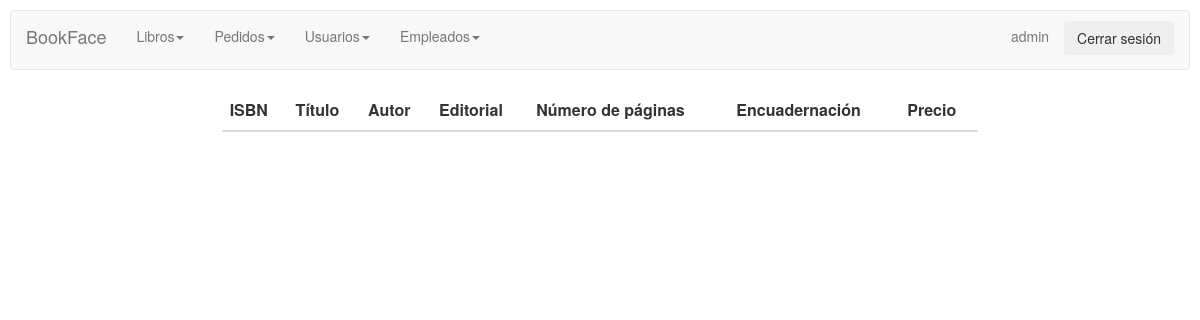
The app's page /librosadmin/mostrarlibros.php (signed in), older data.
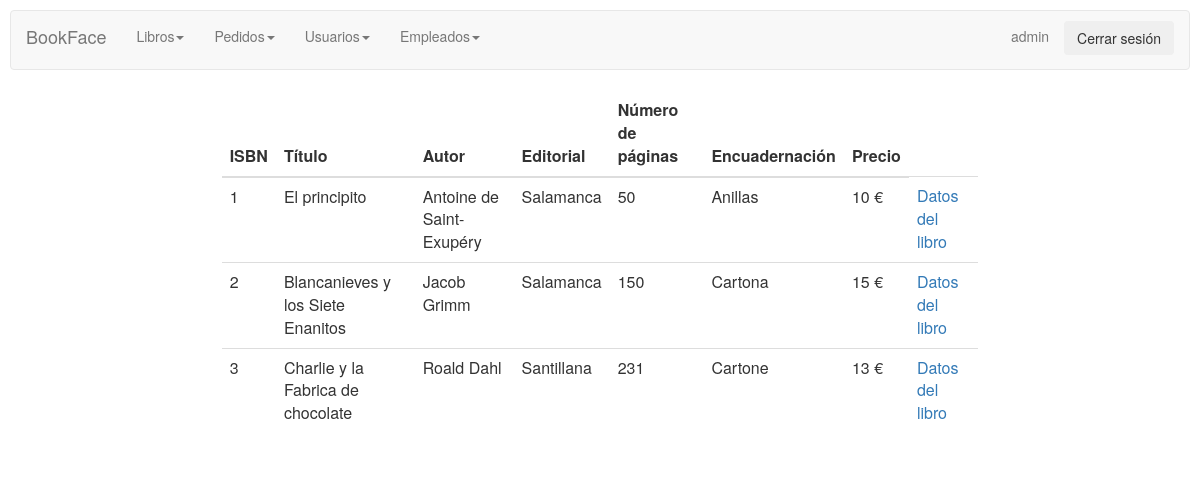
The same page, newer data.
### tables this page shows
CREATE TABLE `libros` (
  `isbn` int(13) NOT NULL AUTO_INCREMENT,
  `titulo` varchar(45) NOT NULL,
  `autor` varchar(45) NOT NULL,
  `editorial` varchar(45) NOT NULL,
  `numpag` int(11) DEFAULT NULL,
  `encuadernacion` varchar(45) DEFAULT NULL,
  `precio` int(11) NOT NULL,
  PRIMARY KEY (`isbn`)
);

### librosadmin/mostrarlibros.php (the view, shortened to what this page needs)
<html>
<head>
    <link rel="stylesheet" href="../CSS/styles.css">
    <link rel="stylesheet" href="../CSS/menuadmin.css">
</head>
<body>
<?php session_start();
if (isset($_SESSION["user"]) && $_SESSION["user"]=="admin") {
?>
<div class="row">
        <div>
        <?php include_once "../controladmin/menuadmin.php"?>
        </div>
    </div>
    <div class="row">
    <div class="col-md-2"></div>
    <div class="col-md-8">
<?php
$connection = new mysqli("localhost", "root", "123456", "proyecto");
$connection->set_charset("utf8");
if ($result = $connection->query("select * from libros;")) {
    echo " <table class='table custab' style='background-color: white; border-radius:10px;'>";
    ?>
    <thead>
      <tr>
        <th>ISBN</th>
        <th>Título</th>
        <th>Autor</th>
        <th>Editorial</th>
        <th>Número de páginas</th>
        <th>Encuadernación</th>
        <th>Precio</th>
       </tr>
    </thead>
<?php
    while($obj = $result->fetch_object()) {
        echo "<tr>";
        echo "<td>".$obj->isbn."</td>";
        echo "<td>".$obj->titulo."</td>";
        echo "<td>".$obj->autor."</td>";
        echo "<td>".$obj->editorial."</td>";
        echo "<td>".$obj->numpag."</td>";
        echo "<td>".$obj->encuadernacion."</td>";
        echo "<td>".$obj->precio." €</td>";
        echo "<td><a href='libro.php?cod=$obj->isbn'>Datos del libro</a></td>";
        echo "</tr>";
    }
}
} else {
    session_destroy();
    header("Location: ../login.php");
  }
?>
</div>
    <div class="col-md-2"></div>
    </div>
</body>
</html>

### controladmin/menuadmin.php (shortened to what this page needs)
<link href="//maxcdn.bootstrapcdn.com/bootstrap/3.3.1/css/bootstrap.min.css" rel="stylesheet" id="bootstrap-css">
<nav class="navbar navbar-default">
  <div class="container-fluid">
    <div class="navbar-header">
      <a class="navbar-brand" href="principal.php">BookFace</a>
    </div>
    <div class="collapse navbar-collapse" id="bs-example-navbar-collapse-1">
      <ul class="nav navbar-nav">
      <li class="dropdown">
      <a class="nav-link dropdown-toggle" href="#" id="navdrop" role="button" data-toggle="dropdown" data-hover="dropdown">Libros<span class="caret"></span></a>
        </li>
        <li class="dropdown">
        <a class="nav-link dropdown-toggle" href="#" id="navdrop" role="button" data-toggle="dropdown" data-hover="dropdown">Pedidos<span class="caret"></span></a>
        </li>
        <li class="dropdown">
      <a class="nav-link dropdown-toggle" href="#" id="navdrop" role="button" data-toggle="dropdown" data-hover="dropdown">Usuarios<span class="caret"></span></a>
        </li>
        <li class="dropdown">
      <a class="nav-link dropdown-toggle" href="#" id="navdrop" role="button" data-toggle="dropdown" data-hover="dropdown">Empleados<span class="caret"></span></a>
        </li>
      </ul>
      <ul class="nav navbar-nav navbar-right">
        <li><a href="../controladmin/perfiladmin.php"><?php echo $_SESSION["user"] ?></a></li>
        <li id="boton"><?php
        if (!isset($_POST["cerrar"])) : ?>
        <form method="post">
            <p><input class="btn" type="submit" name="cerrar" value="Cerrar sesión"></p>
        </form>
      <?php endif?></li>
      </ul>
    </div>
  </div>
</nav>

### CSS/styles.css (style rules this page uses)
body { background-image:url("http://culto.latercera.com/wp-content/uploads/2017/04/Libros-1-900x600.jpg"); background-position:center; background-size: 100%; background-repeat: no-repeat; padding:10px; }

### CSS/menuadmin.css (style rules this page uses)
body,html { height: 100%; }
@media (min-width: 765px) { nav.sidebar.navbar.sidebar>.container .navbar-brand, .navbar>.container-fluid .navbar-brand { margin-left: 0px; } }
.row { padding: 0px 15px; }
#boton { padding-top: 10px; }

Row changes from the older to the newer data that the page shows:
added libros: isbn "1", titulo "El principito", autor "Antoine de Saint-Exupéry", editorial "Salamanca", numpag "50", encuadernacion "Anillas", precio "10"
added libros: isbn "2", titulo "Blancanieves y los Siete Enanitos", autor "Jacob Grimm", editorial "Salamanca", numpag "150", encuadernacion "Cartona", precio "15"
added libros: isbn "3", titulo "Charlie y la Fabrica de chocolate", autor "Roald Dahl", editorial "Santillana", numpag "231", encuadernacion "Cartone", precio "13"
